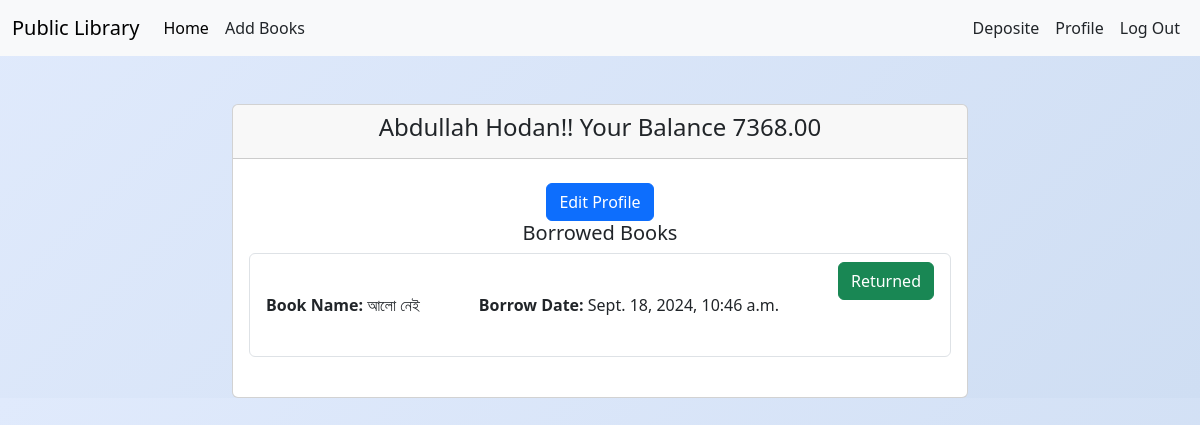
Page /account/profile/ (signed in) on the committed database.
### account/models.py (models this page shows, shortened)
class Account(models.Model):
    user = models.OneToOneField(User, related_name='account', on_delete=models.CASCADE)
    balance = models.DecimalField(default=0, max_digits=12, decimal_places=2)

class BorrowBooks(models.Model):
    user=models.ForeignKey(User,related_name='Borrow',on_delete=models.CASCADE)
    book=models.ForeignKey(Book,related_name='Borrow',on_delete=models.CASCADE)
    borrow_date=models.DateTimeField(auto_now_add=True)
    is_returned = models.BooleanField(default=False)

### book/models.py (models this page shows, shortened)
class Book(models.Model):
    book_name=models.CharField(max_length=100)
    price = models.DecimalField(max_digits=10, decimal_places=2)
    description=models.TextField()
    catagory=models.ForeignKey(Catagory,on_delete=models.CASCADE,default=1)
    image=models.ImageField(upload_to='book/media/uploads/', null=True, blank=True)
    quantity=models.IntegerField(default=0)

### account/views.py (the view)
# urls.py: path('profile/', ProfileView.as_view(), name='profile'),
class ProfileView(ListView):
    model = BorrowBooks
    template_name = 'profile.html'
    context_object_name = 'Borrow'
    def get_queryset(self):
        return BorrowBooks.objects.filter(user=self.request.user).select_related('book')

### account/templates/profile.html (shortened to what this page needs)
{% extends 'base.html' %}
{% load crispy_forms_tags %}
{% block body %}
<div class="container mt-5">
  <div class="row justify-content-center">
    <div class="col-md-8">
      <div class="card">
        <div class="card-header text-center">
          <h4> {{user.get_full_name}}!! Your Balance {{request.user.account.balance}} </h4>
        </div>
        <div class="card-body">
          <div class="text-center mt-2">
            <a class="btn btn-primary" href="{% url 'update' %}">Edit Profile</a>
          </div>
          <h5 class="text-center">Borrowed Books</h5>
          <ul class="list-group mb-4">
            {% for borrow in Borrow %}
              <li class="list-group-item d-flex justify-content-between align-items-center">
                <span><b>Book Name:</b> {{ borrow.book.book_name }}</span>
                <span><b>Borrow Date:</b> {{ borrow.borrow_date }}</span>
                {% if borrow.is_returned %}
                  <span><a class="btn btn-success mb-5" >Returned</a></span>
                {% else %}
                  <span><a class="btn btn-danger mb-5 " href="{% url 'return_book' borrow.book.id %}">Return</a></span>
                {% endif %}
              </li>
            {% endfor %}
          </ul>
        </div>
      </div>
    </div>
  </div>
</div>
{% endblock %}

### rows in the picture
BorrowBooks: book.book_name "আলো নেই", borrow_date "Sept. 18, 2024, 10:46 a.m.", is_returned "Returned"

### other values in the picture
{{ user.get_full_name }} "Abdullah Hodan"
{{ request.user.account.balance }} "7368.00"
